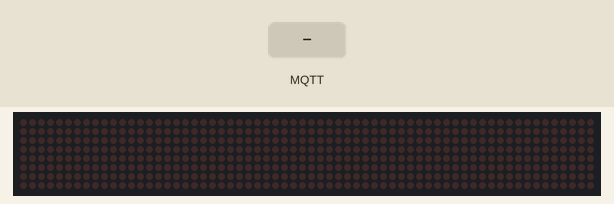
Recording of a sketch running on a simulated ESP32. On the bench: 64×8 LED matrix. The inputs (shaded band) are chosen by the test bench. WiFi joins after 1.5 s; servers stay silent unless stated; network time is answered at once with the bench clock; the local clock reads 2024-03-15 10:24:30 at power-on unless the sketch sets it; no MQTT or app messages arrive unless stated; what the sketch prints to the serial monitor is not drawn.

Above: at 3.7 s.
3.8 s: MQTT message "1" arrives on the first subscribed topic
At 4.65 s:
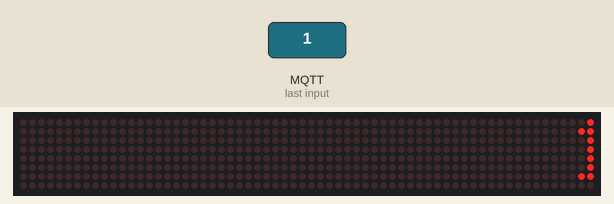
At 5.1 s:
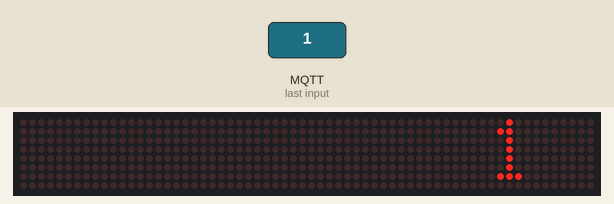

Measured:
- after the input at 3.8 s, the display: first changes after 0.79 s (image 1 shows a later state)

The sketch:

MatrizESP32MQTT.ino
```cpp
#include <WiFi.h>
#include <esp_wifi.h>
#include <NTPClient.h>
#include <PubSubClient.h>
#include <WiFiUdp.h>
#include <MD_Parola.h>
#include <MD_MAX72xx.h>
#include <SPI.h>

#define HARDWARE_TYPE MD_MAX72XX::FC16_HW
//#define HARDWARE_TYPE MD_MAX72XX::GENERIC_H

#define MAX_DEVICES 8
#define CLK_PIN 18
#define DATA_PIN 23
#define CS_PIN 5

// Creamos Los objetos para funcionamiento
MD_Parola Display = MD_Parola(HARDWARE_TYPE, DATA_PIN, CLK_PIN, CS_PIN, MAX_DEVICES);
WiFiUDP ntpUDP;
NTPClient timeClient(ntpUDP);
WiFiClient espClient;
PubSubClient client(espClient);

// Datos de wifi

const char* ssid = "";
const char* password = "";

//Datos del broker

const char* mqtt_server = "";
const char* id = "Esp32-1";
const char* user = "";
const char* codePass = "";
int puerto = 1883;
const char* topico = "text/";

// Variables globales de funcionamiento
String Time, hour, minute, seconds;
String text = "";
String _topic;
String _payload;
long currentMillis = 0;
long previousMillis = 0;
int interval = 1000;
int intensity = 15;  // Nivel de intensidad (0-15)

// Funcion de reconeccion para brocker

void reconnect() {
  while (!client.connected()) {
    Serial.println("Intentando concetar con servidor MQTT...");
    if (client.connect(id, user, codePass)) {
      Serial.println("connectado");
      client.subscribe(topico);
    } else {
      Serial.print("Falla, Estado: ");
      Serial.print(client.state());
      Serial.println("Intentando en 5 segundos..");
      delay(5000);
    }
  }
}

// Funcion para recepcion de mensajes desde brocker

void callback(char* topic, byte* payload, unsigned int length) {
  String conc_payload_;
  for (int i = 0; i < length; i++) {
    conc_payload_ += (char)payload[i];
  }
  _topic = topic;
  _payload = conc_payload_;
}

void setup() {
  Serial.begin(115200);
  WiFi.begin(ssid, password);
  while (WiFi.status() != WL_CONNECTED) {
    delay(500);
    Serial.print("Connecting.");
  }
  Serial.println("");
  Serial.println("WiFi connected.");

  timeClient.begin();
  timeClient.setTimeOffset(-4 * 3600);

  Display.begin();
  Display.setIntensity(intensity);  // Ajusta la intensidad de los LED
  delay(1000);
  Display.displayClear();

  client.setServer(mqtt_server, puerto);
  client.setCallback(callback);
}

void loop() {

  if (!client.connected()) {
    reconnect();
  }

  if (Display.displayAnimate()) {
    //P.displayClear();
    Display.displayText(text.c_str(), PA_CENTER, 50, 1000, PA_SCROLL_LEFT, PA_SCROLL_LEFT);
  }

  Serial.println(_topic);
  Serial.println(_payload);

  obtainTime();
}

void obtainTime() {
  timeClient.update();

  currentMillis = millis();

  if (currentMillis - previousMillis > interval) {
    previousMillis = millis();
    client.loop();
    text = _payload;
    hour = timeClient.getHours();
    minute = timeClient.getMinutes();
    seconds = timeClient.getSeconds();

    Time = hour + ":" + minute;
    Serial.println(Time);
    //Display.setTextAlignment(PA_CENTER);
    //Display.print(text);
  }
}
```
